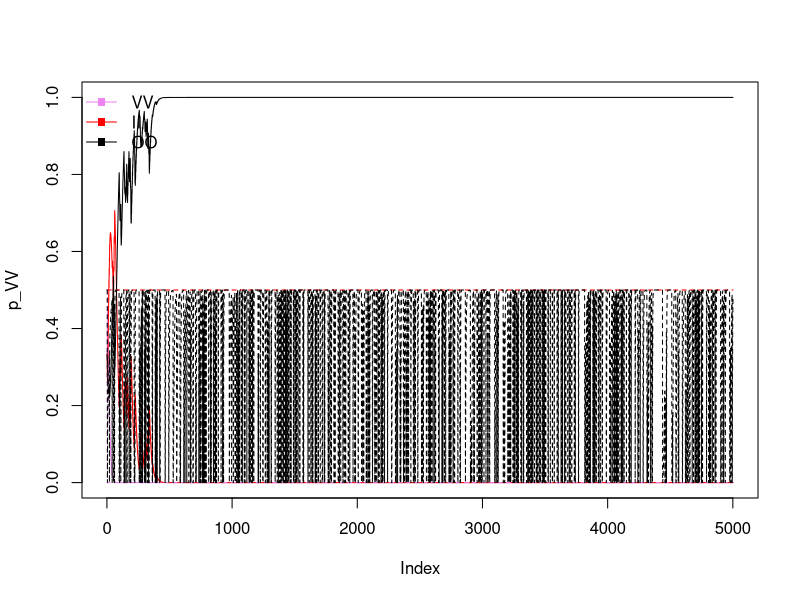

This chart was generated by the following R code:
###initial pop conditions
timesteps <- 5000 #length of simulation

##parameters
bn <- 1    ##avg broodsize of adult with non-adaptive behavior
ba <- 2.5*bn ##avg broodsize of adult with adaptive behavior. ba > bn
p_as <- 0.1  #prob an adapted adult produces stressed offspring
p_ns <- 0.8  #prob an nonadapted adult produces stressed offspring
s <- 0.5	#prob individual learner succesfully acquires adaptive behavior
U <- 0.1  #prob environment changes states
mu_s <- 0.2	#mortality rate of social learners
mu_i <- 0.3 #mortality rate of individual learners
#mu_n <- 1 # excess mortality factor of non-adapted individuals (to be added at some point with overlapping generations)

#create bins to store recursion values for each type
#juveniles by genotype
n_VVJH <- rep(0,timesteps + 1)
n_VVJS <- rep(0,timesteps + 1)
n_IIJH <- rep(0,timesteps + 1)
n_IIJS <- rep(0,timesteps + 1)
n_OOJH <- rep(0,timesteps + 1)
n_OOJS <- rep(0,timesteps + 1)

#adults by genotype
n_VVAa <- rep(0,timesteps + 1)
n_VVAn <- rep(0,timesteps + 1)
n_IIAa <- rep(0,timesteps + 1)
n_IIAn <- rep(0,timesteps + 1)
n_OOAa <- rep(0,timesteps + 1)
n_OOAn <- rep(0,timesteps + 1)

#other bines
n_Aa <- rep(0,timesteps + 1)		#num adapted adults
n_An <- rep(0,timesteps + 1)		#num non-adapted adukts
N <- rep(0,timesteps + 1)		#total population size
u <- rep(0,timesteps + 1)		#prob environ changes
fa <- rep(0,timesteps + 1)		#weird fun-cundity metric for adapted vertical learners
fn <- rep(0,timesteps + 1)		#weird fun-cundity metric for nonadapted vertical learners

#initial simulation values
N0 <- 180
n_VVAa[1] <- 20
n_VVAn[1] <- 20
n_IIAa[1] <- 20
n_IIAn[1] <- 20
n_OOAa[1] <- 20
n_OOAn[1] <- 20
n_An[1] <- n_VVAn[1] + n_IIAn[1] + n_OOAn[1]
n_Aa[1] <- n_VVAa[1] + n_IIAa[1] + n_OOAa[1]

n_VVJH[1] <- 10
n_VVJS[1] <- 10
n_IIJH[1] <- 10
n_IIJS[1] <- 10
n_OOJH[1] <- 10
n_OOJS[1] <- 10

u[1] <- 0
N[1] <- n_VVAa[1] + n_VVAn[1] + n_IIAa[1] + n_IIAn[1] + n_OOAa[1] + n_OOAn[1] + n_VVJH[1] + n_VVJS[1] + n_IIJH[1] + n_IIJS[1] + n_OOJH[1] + n_OOJS[1] 
# fa[1]<- (n_Aa[1]*ba)/(n_Aa[1]*ba + n_An[1]*bn)
# fn[1]<- (n_An[1]*bn)/(n_Aa[1]*ba + n_An[1]*bn)
fa[1]<- (n_VVAa[1])/(n_VVAa[1] + n_VVAn[1])
fn[1]<- (n_VVAn[1])/(n_VVAa[1] + n_VVAn[1])
#recursions
for (t in 1:timesteps)
{
    # juvenile recruitment
    n_VVJH[t+1] <- (n_VVAa[t])*ba*(1-p_as) + (n_VVAn[t])*bn*(1-p_ns)
    n_VVJS[t+1] <- (n_VVAa[t])*ba*p_as + (n_VVAn[t])*bn*p_ns
    n_IIJH[t+1] <- (n_IIAa[t])*ba*(1-p_as) + (n_IIAn[t])*bn*(1-p_ns)
    n_IIJS[t+1] <- (n_IIAa[t])*ba*p_as + (n_IIAn[t])*bn*p_ns
    n_OOJH[t+1] <- (n_OOAa[t])*ba*(1-p_as) + (n_OOAn[t])*bn*(1-p_ns)
    n_OOJS[t+1] <- (n_OOAa[t])*ba*p_as + (n_OOAn[t])*bn*p_ns
    
    #adult recruitment
    # n_VVAa[t+1] <- (n_VVJS[t] + n_VVJH[t])*(1-u[t])*fa[t]*(1-mu_s)
    # n_VVAn[t+1] <- (n_VVJS[t] + n_VVJH[t])*((1-u[t])*fn[t] + u[t])*(1-mu_s)
    # n_IIAa[t+1] <- (n_IIJS[t] + n_IIJH[t])*s*(1-mu_i)
    # n_IIAn[t+1] <- (n_IIJS[t] + n_IIJH[t])*(1-s)*(1-mu_i)
    # n_OOAa[t+1] <- (n_OOJS[t] + n_OOJH[t])*(n_Aa[t]/(n_Aa[t] + n_An[t]))*(1-u[t])*(1-mu_s)
    # n_OOAn[t+1] <- (n_OOJS[t] + n_OOJH[t])*((1-u[t])*(n_An[t]/(n_Aa[t] + n_An[t])) + u[t])*(1-mu_s)
    
    n_VVAa[t+1] <- (n_VVJS[t] + n_VVJH[t])*(1-u[t])*fa[t]
    n_VVAn[t+1] <- (n_VVJS[t] + n_VVJH[t])*((1-u[t])*fn[t] + u[t])
    n_IIAa[t+1] <- (n_IIJS[t] + n_IIJH[t])*s*(1-mu_i)
    n_IIAn[t+1] <- (n_IIJS[t] + n_IIJH[t])*(1-s)*(1-mu_i)
    n_OOAa[t+1] <- (n_OOJS[t] + n_OOJH[t])*(n_Aa[t]/(n_Aa[t] + n_An[t]))*(1-u[t])*(1-mu_s)
    n_OOAn[t+1] <- (n_OOJS[t] + n_OOJH[t])*((1-u[t])*(n_An[t]/(n_Aa[t] + n_An[t])) + u[t])*(1-mu_s)
    
    n_Aa[t+1] <- n_VVAa[t+1] + n_IIAa[t+1] + n_OOAa[t+1]
    n_An[t+1] <- n_VVAn[t+1] + n_IIAn[t+1] + n_OOAn[t+1]
    N[t+1] <- n_VVAa[t+1] + n_VVAn[t+1] + n_IIAa[t+1] + n_IIAn[t+1] + n_OOAa[t+1] + n_OOAn[t+1] + n_VVJH[t+1] + n_VVJS[t+1] + n_IIJH[t+1] + n_IIJS[t+1] + n_OOJH[t+1] + n_OOJS[t+1]
    u[t+1] <- rbinom(n=1,prob=U,size=1) #sample environment changing
    # fa[t+1]<- (n_Aa[t+1]*ba)/(n_Aa[t+1]*ba + n_An[t+1]*bn)
    # fn[t+1]<- (n_An[t+1]*bn)/(n_Aa[t+1]*ba + n_An[t+1]*bn)
    fa[t+1]<- (n_VVAa[t+1])/(n_VVAa[t+1] + n_VVAn[t+1])
    fn[t+1]<- (n_VVAn[t+1])/(n_VVAa[t+1] + n_VVAn[t+1])
}

# compute proportions of each strategy for summary plot
p_VV <- ( n_VVJH + n_VVJS + n_VVAa + n_VVAn ) / N
p_II <- ( n_IIJH + n_IIJS + n_IIAa + n_IIAn ) / N
p_OO <- ( n_OOJH + n_OOJS + n_OOAa + n_OOAn ) / N

q_VV <-  n_VVAa / ( n_VVAa + n_VVAn )
q_II <-  n_IIAa / ( n_IIAa + n_IIAn )
q_OO <-  n_OOAa / ( n_OOAa + n_OOAn )

# q_VV <-  n_VVAa / ( n_VVAa + n_VVAn + n_IIAa + n_IIAn + n_OOAa + n_OOAn)
# q_II <-  n_IIAa / ( n_VVAa + n_VVAn + n_IIAa + n_IIAn + n_OOAa + n_OOAn)
# q_OO <-  n_OOAa / ( n_VVAa + n_VVAn + n_IIAa + n_IIAn + n_OOAa + n_OOAn)


plot( p_VV , ylim=c(0,1) , type="l" , col="violet")
lines( 1:length(p_II) , p_II , col="red" )
lines( 1:length(p_OO) , p_OO , col="black")

lines( 1:length(q_VV) , q_VV , lty=2 , col="violet")
lines( 1:length(q_II) , q_II , lty=2 , col="red" )
lines( 1:length(q_OO) , q_OO , lty=2 , col="black")

legend("topleft" , c("VV", "II", "OO") , lty=1 , lwd=c(1,1,1) , col=c("violet", "red", "black" ) , pch=c(15,15,15) ,bty='n')


# age structure
# p_JVV <- ( n_VVJS + n_VVJH ) / ( n_VVJH + n_VVJS + n_VVAa + n_VVAn )
# p_AVV <- ( n_VVAa + n_VVAn ) / ( n_VVJH + n_VVJS + n_VVAa + n_VVAn )
# plot( p_JVV , ylim=c(0,1) , type="l" )

# p_JII <- ( n_IIJS + n_IIJH ) / ( n_IIJH + n_IIJS + n_IIAa + n_IIAn )
# p_AII <- ( n_IIAa + n_IIAn ) / ( n_IIJH + n_IIJS + n_IIAa + n_IIAn )
# plot( p_JII , ylim=c(0,1) , type="l" )

# p_JOO <- ( n_OOJS + n_OOJH ) / ( n_OOJH + n_OOJS + n_OOAa + n_OOAn )
# p_AOO <- ( n_OOAa + n_OOAn ) / ( n_OOJH + n_OOJS + n_OOAa + n_OOAn )
# plot( p_JOO , ylim=c(0,1) , type="l" )
